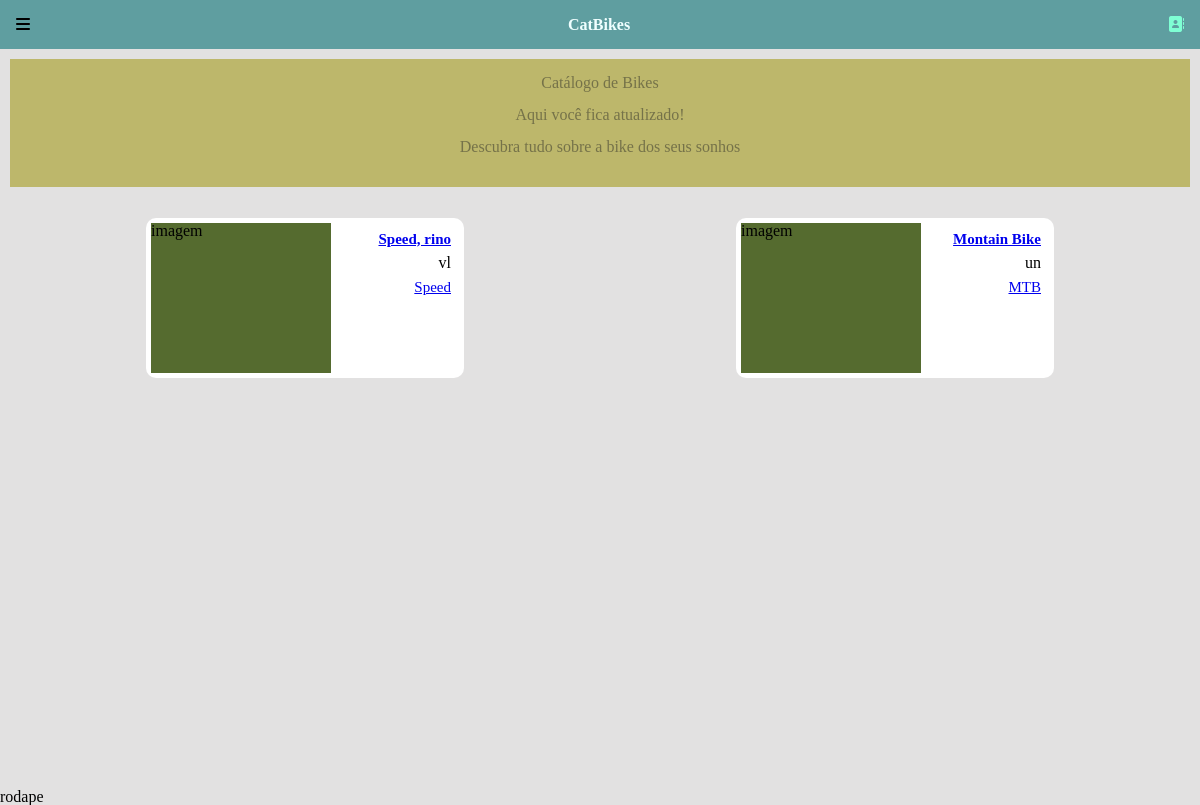
/, run on an earlier commit of the app's database.
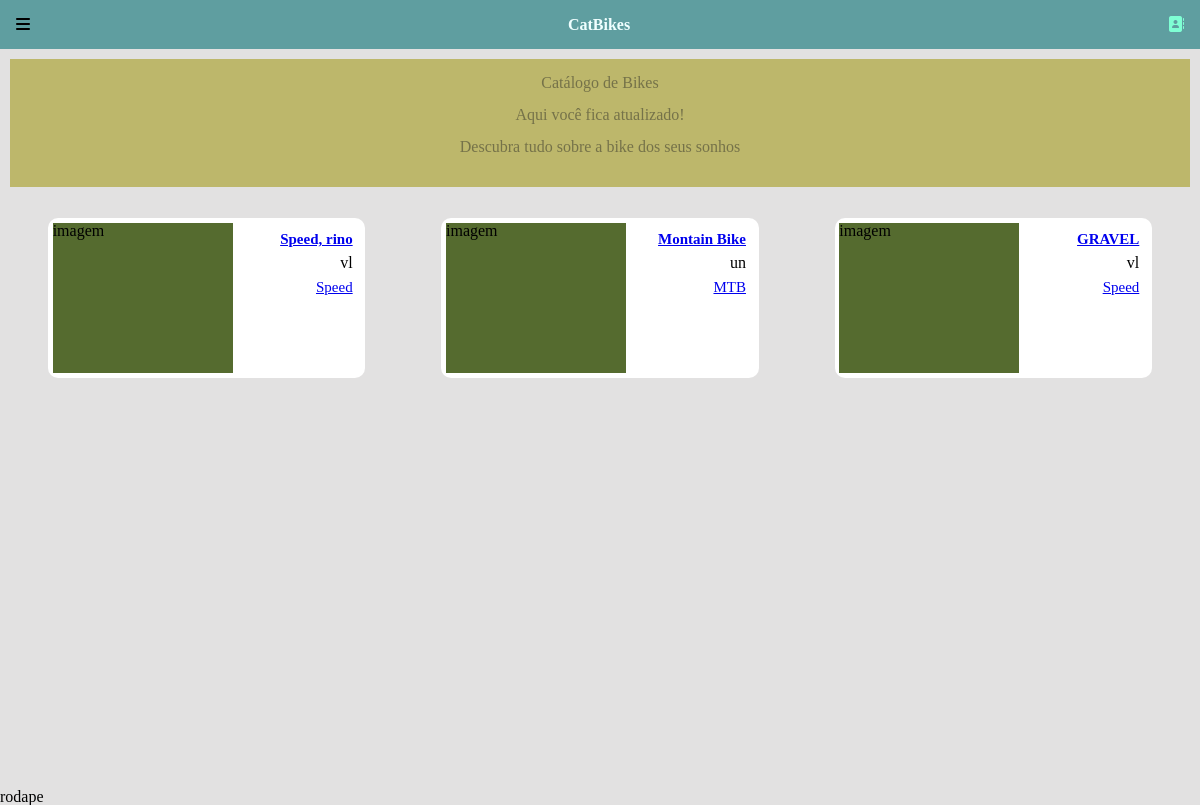
And on a later commit of the database.
### catalogo/models.py (models this page shows, shortened)
class Peca(models.Model):
    index = models.BigAutoField(primary_key=True)
    nome = models.CharField(max_length=30, null=False)
    descricao = models.TextField()
    relacao = models.CharField( choices= (('velocidade','velocidade'), ('unica','unica')), max_length=250, null=False)
    modalidade = models.ForeignKey(Modadalidade, on_delete = models.CASCADE)

class Modadalidade(models.Model):
    index = models.BigAutoField(primary_key=True)
    nome = models.CharField(max_length=30, null=False)
    def __str__(self):
        return self.nome

### catalogo/views/lista_peca.py (the view)
# urls.py: path('', lista_peca, name='lista_peca'),
def lista_peca(request):
    peca = Peca.objects.all()
    context = {
        'lista_peca': peca
    }
    return render(request, 'peca/lista_peca.html', context = context)

### templates/peca/lista_peca.html
{% extends 'index.html' %}
{% block content %}
    <div class="container__cards">
        <section class="banner">
            <h2 class="titulo_banner">
                Catálogo de Bikes
            </h2>
            <p class="banner_texto">
                Aqui você fica atualizado!
            </p>
            <p class="texto"> Descubra tudo sobre a bike dos seus sonhos</p>
        </section>
        <div class="container_card">
            {% for lista in lista_peca %}
                <div class="card">
                    <h2 class="img_card">imagem</h2>
                    <ul class="lista">
                        <li class="item_lista"><a href=" informacao/{{lista.index}}" class="lista_nome">{{ lista.nome }}</a></li>
                        <li class="item_lista"><p class="lista_descricao">{{ lista.relacao }}</p></li>
                        <li class="item_lista"><a href="#" class="lista_modalidade">{{ lista.modalidade }}</a></li>
                    </ul>
                </div>
            {% endfor %}
        </div>
    </div>
{% endblock %}

What changed in the data, as far as the page shows it:
added Peca: nome "GRAVEL", relacao "vl", modalidade "Speed"
